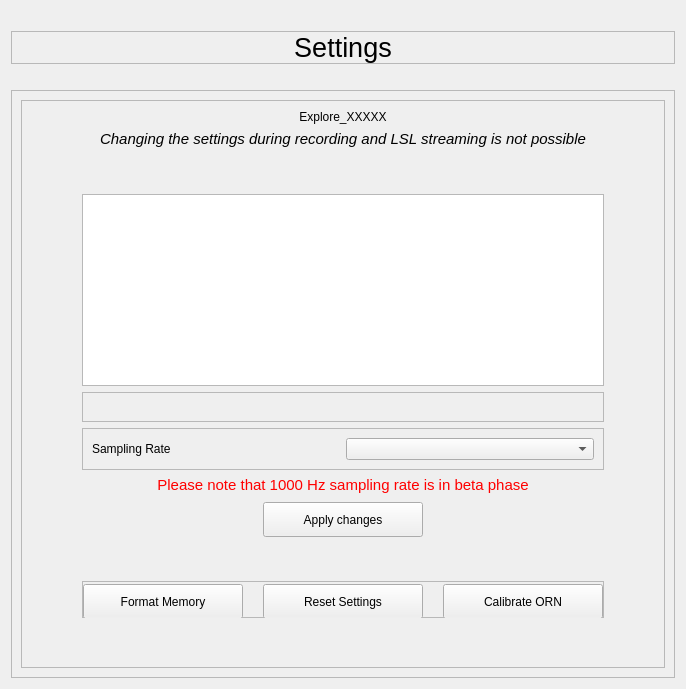
            <widget class="QWidget" name="page_settings">
             <property name="styleSheet">
              <string notr="true"/>
             </property>
             <layout class="QVBoxLayout" name="verticalLayout_8">
              <item>
               <spacer name="verticalSpacer_10">
                <property name="orientation">
                 <enum>Qt::Vertical</enum>
                </property>
                <property name="sizeType">
                 <enum>QSizePolicy::Fixed</enum>
                </property>
                <property name="sizeHint" stdset="0">
                 <size>
                  <width>20</width>
                  <height>20</height>
                 </size>
                </property>
               </spacer>
              </item>
              <item>
               <widget class="QFrame" name="frame_settings_title">
                <property name="maximumSize">
                 <size>
                  <width>16777215</width>
                  <height>50</height>
                 </size>
                </property>
                <property name="styleSheet">
                 <string notr="true"/>
                </property>
                <property name="frameShape">
                 <enum>QFrame::StyledPanel</enum>
                </property>
                <property name="frameShadow">
                 <enum>QFrame::Raised</enum>
                </property>
                <layout class="QHBoxLayout" name="horizontalLayout_5">
                 <property name="spacing">
                  <number>0</number>
                 </property>
                 <property name="leftMargin">
                  <number>0</number>
                 </property>
                 <property name="topMargin">
                  <number>0</number>
                 </property>
                 <property name="rightMargin">
                  <number>0</number>
                 </property>
                 <property name="bottomMargin">
                  <number>0</number>
                 </property>
                 <item>
                  <widget class="QLabel" name="settings_title">
                   <property name="minimumSize">
                    <size>
                     <width>0</width>
                     <height>0</height>
                    </size>
                   </property>
                   <property name="sizeIncrement">
                    <size>
                     <width>0</width>
                     <height>0</height>
                    </size>
                   </property>
                   <property name="font">
                    <font>
                     <pointsize>20</pointsize>
                     <italic>false</italic>
                     <bold>false</bold>
                    </font>
                   </property>
                   <property name="text">
                    <string>Settings</string>
                   </property>
                   <property name="alignment">
                    <set>Qt::AlignCenter</set>
                   </property>
                  </widget>
                 </item>
                </layout>
               </widget>
              </item>
              <item>
               <spacer name="verticalSpacer_11">
                <property name="orientation">
                 <enum>Qt::Vertical</enum>
                </property>
                <property name="sizeType">
                 <enum>QSizePolicy::Fixed</enum>
                </property>
                <property name="sizeHint" stdset="0">
                 <size>
                  <width>20</width>
                  <height>20</height>
                 </size>
                </property>
               </spacer>
              </item>
              <item>
               <widget class="QFrame" name="frame_settings">
                <property name="sizePolicy">
                 <sizepolicy hsizetype="Expanding" vsizetype="Expanding">
                  <horstretch>0</horstretch>
                  <verstretch>0</verstretch>
                 </sizepolicy>
                </property>
                <property name="styleSheet">
                 <string notr="true"/>
                </property>
                <property name="frameShape">
                 <enum>QFrame::StyledPanel</enum>
                </property>
                <property name="frameShadow">
                 <enum>QFrame::Raised</enum>
                </property>
                <layout class="QGridLayout" name="gridLayout">
                 <item row="0" column="0">
                  <widget class="QFrame" name="frame_device">
                   <property name="sizePolicy">
                    <sizepolicy hsizetype="MinimumExpanding" vsizetype="Preferred">
                     <horstretch>0</horstretch>
                     <verstretch>0</verstretch>
                    </sizepolicy>
                   </property>
                   <property name="minimumSize">
                    <size>
                     <width>0</width>
                     <height>0</height>
                    </size>
                   </property>
                   <property name="maximumSize">
                    <size>
                     <width>650</width>
                     <height>16777215</height>
                    </size>
                   </property>
                   <property name="styleSheet">
                    <string notr="true"/>
                   </property>
                   <property name="frameShape">
                    <enum>QFrame::StyledPanel</enum>
                   </property>
                   <property name="frameShadow">
                    <enum>QFrame::Raised</enum>
                   </property>
                   <layout class="QVBoxLayout" name="verticalLayout_2">
                    <property name="leftMargin">
                     <number>60</number>
                    </property>
                    <property name="rightMargin">
                     <number>60</number>
                    </property>
                    <item>
                     <widget class="QLabel" name="label_explore_name">
                      <property name="sizePolicy">
                       <sizepolicy hsizetype="Preferred" vsizetype="Preferred">
                        <horstretch>0</horstretch>
                        <verstretch>0</verstretch>
                       </sizepolicy>
                      </property>
                      <property name="minimumSize">
                       <size>
                        <width>0</width>
                        <height>0</height>
                       </size>
                      </property>
                      <property name="maximumSize">
                       <size>
                        <width>16777215</width>
                        <height>75</height>
                       </size>
                      </property>
                      <property name="styleSheet">
                       <string notr="true"/>
                      </property>
                      <property name="text">
                       <string>Explore_XXXXX</string>
                      </property>
                      <property name="alignment">
                       <set>Qt::AlignCenter</set>
                      </property>
                      <property name="wordWrap">
                       <bool>true</bool>
                      </property>
                     </widget>
                    </item>
                    <item>
                     <widget class="QLabel" name="label_warning_disabled">
                      <property name="text">
                       <string>&lt;html&gt;&lt;head/&gt;&lt;body&gt;&lt;p align=&quot;center&quot;&gt;&lt;span style=&quot; font-size:11pt; font-style:italic;&quot;&gt;Changing the settings during recording and LSL streaming is not possible&lt;/span&gt;&lt;/p&gt;&lt;/body&gt;&lt;/html&gt;</string>
                      </property>
                      <property name="wordWrap">
                       <bool>true</bool>
                      </property>
                     </widget>
                    </item>
                    <item>
                     <spacer name="verticalSpacer_20">
                      <property name="orientation">
                       <enum>Qt::Vertical</enum>
                      </property>
                      <property name="sizeHint" stdset="0">
                       <size>
                        <width>20</width>
                        <height>40</height>
                       </size>
                      </property>
                     </spacer>
                    </item>
                    <item>
                     <widget class="QTableView" name="table_settings">
                      <property name="sizePolicy">
                       <sizepolicy hsizetype="Expanding" vsizetype="MinimumExpanding">
                        <horstretch>0</horstretch>
                        <verstretch>0</verstretch>
                       </sizepolicy>
                      </property>
                      <property name="styleSheet">
                       <string notr="true"/>
                      </property>
                      <property name="alternatingRowColors">
                       <bool>true</bool>
                      </property>
                      <property name="cornerButtonEnabled">
                       <bool>false</bool>
                      </property>
                      <attribute name="horizontalHeaderCascadingSectionResizes">
                       <bool>true</bool>
                      </attribute>
                     </widget>
                    </item>
                    <item>
                     <widget class="QFrame" name="spacer_frame">
                      <property name="minimumSize">
                       <size>
                        <width>0</width>
                        <height>30</height>
                       </size>
                      </property>
                      <property name="frameShape">
                       <enum>QFrame::StyledPanel</enum>
                      </property>
                      <property name="frameShadow">
                       <enum>QFrame::Raised</enum>
                      </property>
                     </widget>
                    </item>
                    <item>
                     <widget class="QFrame" name="frame_samplingrate">
                      <property name="styleSheet">
                       <string notr="true"/>
                      </property>
                      <property name="frameShape">
                       <enum>QFrame::StyledPanel</enum>
                      </property>
                      <property name="frameShadow">
                       <enum>QFrame::Raised</enum>
                      </property>
                      <layout class="QHBoxLayout" name="horizontalLayout_7">
                       <item>
                        <widget class="QLabel" name="label_samping_rate">
                         <property name="styleSheet">
                          <string notr="true"/>
                         </property>
                         <property name="text">
                          <string>Sampling Rate</string>
                         </property>
                        </widget>
                       </item>
                       <item>
                        <widget class="QComboBox" name="value_sampling_rate">
                         <property name="styleSheet">
                          <string notr="true"/>
                         </property>
                        </widget>
                       </item>
                      </layout>
                     </widget>
                    </item>
                    <item>
                     <widget class="QLabel" name="lbl_sr_warning">
                      <property name="sizePolicy">
                       <sizepolicy hsizetype="Preferred" vsizetype="Preferred">
                        <horstretch>0</horstretch>
                        <verstretch>0</verstretch>
                       </sizepolicy>
                      </property>
                      <property name="maximumSize">
                       <size>
                        <width>16777215</width>
                        <height>100</height>
                       </size>
                      </property>
                      <property name="styleSheet">
                       <string notr="true">color: red;
font: 11pt;</string>
                      </property>
                      <property name="text">
                       <string>&lt;html&gt;&lt;head/&gt;&lt;body&gt;&lt;p align=&quot;center&quot;&gt;Please note that 1000 Hz sampling rate is in beta phase&lt;/p&gt;&lt;/body&gt;&lt;/html&gt;</string>
                      </property>
                      <property name="wordWrap">
                       <bool>true</bool>
                      </property>
                     </widget>
                    </item>
                    <item alignment="Qt::AlignHCenter">
                     <widget class="QPushButton" name="btn_apply_settings">
                      <property name="sizePolicy">
                       <sizepolicy hsizetype="Expanding" vsizetype="Preferred">
                        <horstretch>0</horstretch>
                        <verstretch>0</verstretch>
                       </sizepolicy>
                      </property>
                      <property name="minimumSize">
                       <size>
                        <width>160</width>
                        <height>35</height>
                       </size>
                      </property>
                      <property name="maximumSize">
                       <size>
                        <width>160</width>
                        <height>30</height>
                       </size>
                      </property>
                      <property name="cursor">
                       <cursorShape>PointingHandCursor</cursorShape>
                      </property>
                      <property name="text">
                       <string>Apply changes</string>
                      </property>
                     </widget>
                    </item>
                    <item>
                     <spacer name="verticalSpacer_16">
                      <property name="orientation">
                       <enum>Qt::Vertical</enum>
                      </property>
                      <property name="sizeType">
                       <enum>QSizePolicy::Maximum</enum>
                      </property>
                      <property name="sizeHint" stdset="0">
                       <size>
                        <width>20</width>
                        <height>40</height>
                       </size>
                      </property>
                     </spacer>
                    </item>
                    <item>
                     <widget class="QFrame" name="frame_device_buttons">
                      <property name="sizePolicy">
                       <sizepolicy hsizetype="Preferred" vsizetype="Preferred">
                        <horstretch>0</horstretch>
                        <verstretch>35</verstretch>
                       </sizepolicy>
                      </property>
                      <property name="styleSheet">
                       <string notr="true"/>
                      </property>
                      <property name="frameShape">
                       <enum>QFrame::StyledPanel</enum>
                      </property>
                      <property name="frameShadow">
                       <enum>QFrame::Raised</enum>
                      </property>
                      <layout class="QHBoxLayout" name="horizontalLayout_4">
                       <property name="spacing">
                        <number>20</number>
                       </property>
                       <property name="leftMargin">
                        <number>0</number>
                       </property>
                       <property name="topMargin">
                        <number>0</number>
                       </property>
                       <property name="rightMargin">
                        <number>0</number>
                       </property>
                       <property name="bottomMargin">
                        <number>0</number>
                       </property>
                       <item>
                        <widget class="QPushButton" name="btn_format_memory">
                         <property name="sizePolicy">
                          <sizepolicy hsizetype="Maximum" vsizetype="Preferred">
                           <horstretch>0</horstretch>
                           <verstretch>0</verstretch>
                          </sizepolicy>
                         </property>
                         <property name="minimumSize">
                          <size>
                           <width>160</width>
                           <height>35</height>
                          </size>
                         </property>
                         <property name="maximumSize">
                          <size>
                           <width>160</width>
                           <height>30</height>
                          </size>
                         </property>
                         <property name="cursor">
                          <cursorShape>PointingHandCursor</cursorShape>
                         </property>
                         <property name="text">
                          <string>Format Memory</string>
                         </property>
                        </widget>
                       </item>
                       <item>
                        <widget class="QPushButton" name="btn_reset_settings">
                         <property name="sizePolicy">
                          <sizepolicy hsizetype="Maximum" vsizetype="Preferred">
                           <horstretch>0</horstretch>
                           <verstretch>0</verstretch>
                          </sizepolicy>
                         </property>
                         <property name="minimumSize">
                          <size>
                           <width>160</width>
                           <height>35</height>
                          </size>
                         </property>
                         <property name="maximumSize">
                          <size>
                           <width>160</width>
                           <height>30</height>
                          </size>
                         </property>
                         <property name="cursor">
                          <cursorShape>PointingHandCursor</cursorShape>
                         </property>
                         <property name="styleSheet">
                          <string notr="true"/>
                         </property>
                         <property name="text">
                          <string>Reset Settings</string>
                         </property>
                        </widget>
                       </item>
                       <item>
                        <widget class="QPushButton" name="btn_calibrate">
                         <property name="sizePolicy">
                          <sizepolicy hsizetype="Maximum" vsizetype="Preferred">
                           <horstretch>0</horstretch>
                           <verstretch>0</verstretch>
                          </sizepolicy>
                         </property>
                         <property name="minimumSize">
                          <size>
                           <width>160</width>
                           <height>35</height>
                          </size>
                         </property>
                         <property name="maximumSize">
                          <size>
                           <width>160</width>
                           <height>30</height>
                          </size>
                         </property>
                         <property name="cursor">
                          <cursorShape>PointingHandCursor</cursorShape>
                         </property>
                         <property name="text">
                          <string>Calibrate ORN</string>
                         </property>
                        </widget>
                       </item>
                      </layout>
                     </widget>
                    </item>
                    <item>
                     <spacer name="verticalSpacer_19">
                      <property name="orientation">
                       <enum>Qt::Vertical</enum>
                      </property>
                      <property name="sizeHint" stdset="0">
                       <size>
                        <width>20</width>
                        <height>40</height>
                       </size>
                      </property>
                     </spacer>
                    </item>
                   </layout>
                  </widget>
                 </item>
                </layout>
               </widget>
              </item>
             </layout>
            </widget>
